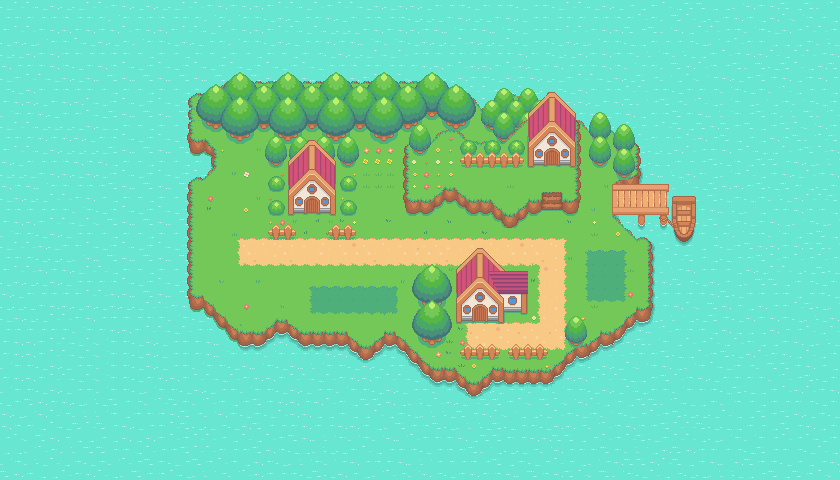

The image is a tile-based game level rendered from a .tmx file. Its description and source (layers, tilesets, objects; grid data summarised) follow:
An orthogonal 70x40 tile map with 12x12 px tiles, 12 tile layers (Ocean, Island, Trees, Trees 2, ...), 3 hidden layers not drawn, 3 tilesets.

<map version="1.10" tiledversion="1.11.0" orientation="orthogonal" renderorder="right-down" width="70" height="40" tilewidth="12" tileheight="12" infinite="0" nextlayerid="27" nextobjectid="1">
 <editorsettings>
  <export target="../../pelletTown.json" format="json" />
 </editorsettings>
 <tileset firstgid="1" source="../Tiled/pokemonStyleGameTileset.tsx" />
 <tileset firstgid="1025" source="../Tiled/collisionTileset.tsx" />
 <tileset firstgid="1026" source="Collision.tsx" />
 <layer id="1" name="Ocean" width="70" height="40">
  <data>[2800 cells, 2800 non-empty, 10 distinct tile ids]</data>
 </layer>
 <layer id="5" name="Island" width="70" height="40">
  <data>[2800 cells, 909 non-empty, 119 distinct tile ids]</data>
 </layer>
 <layer id="11" name="Trees" width="70" height="40">
  <data>[2800 cells, 120 non-empty, 22 distinct tile ids]</data>
 </layer>
 <layer id="12" name="Trees 2" width="70" height="40">
  <data>[2800 cells, 130 non-empty, 23 distinct tile ids]</data>
 </layer>
 <layer id="13" name="Trees 3" width="70" height="40">
  <data>[2800 cells, 96 non-empty, 22 distinct tile ids]</data>
 </layer>
 <layer id="16" name="Plateau" width="70" height="40">
  <data>[2800 cells, 127 non-empty, 85 distinct tile ids]</data>
 </layer>
 <layer id="6" name="Flowers and Grass" width="70" height="40">
  <data>[2800 cells, 93 non-empty, 31 distinct tile ids]</data>
 </layer>
 <group id="17" name="Objects">
  <layer id="15" name="Bushes" width="70" height="40">
   <data>[2800 cells, 28 non-empty, 4 distinct tile ids]</data>
  </layer>
  <layer id="8" name="Fence" width="70" height="40">
   <data>[2800 cells, 41 non-empty, 9 distinct tile ids]</data>
  </layer>
  <layer id="14" name="House Trees" width="70" height="40">
   <data>[2800 cells, 38 non-empty, 8 distinct tile ids]</data>
  </layer>
  <layer id="4" name="House" width="70" height="40">
   <data>[2800 cells, 112 non-empty, 84 distinct tile ids]</data>
  </layer>
  <layer id="10" name="Dock" width="70" height="40">
   <data>[2800 cells, 42 non-empty, 42 distinct tile ids]</data>
  </layer>
 </group>
 <layer id="20" name="Collisions" width="70" height="40" visible="0" opacity="0.3">
  <data>[2800 cells, 185 non-empty, 1 distinct tile ids]</data>
 </layer>
 <layer id="26" name="Battle Zones" width="70" height="40" visible="0" opacity="0.5">
  <data>[2800 cells, 26 non-empty, 1 distinct tile ids]</data>
 </layer>
 <layer id="22" name="Foreground Objects" width="70" height="40" visible="0">
  <data>[2800 cells, 45 non-empty, 26 distinct tile ids]</data>
 </layer>
</map>
